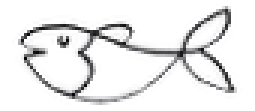
//> input picture Find_Hidden_Object/img/fish.png, 85 x 37 px (shown 3 times larger)
$ ./test ../img/fish.png ../img/fish.png   (built with g++ and OpenCV 4)
//> lines starting //> are read from the running program, lines starting //| are printed output that depends on the picture; after the words box and inside, x2 and y2 are one past the last pixel; in counts of white or black regions, pixels touching at a corner belong together
#include "opencv2/opencv.hpp"

typedef struct _Result
{
	double x = -1 ;
	double y = -1 ;
	int angle = 0 ;
	double scale = 1.0 ;
}Result ;

Result Test(cv::Mat input_template, cv::Mat input_background) ;
Result Find(cv::Mat input_template, cv::Mat input_background) ;


int main(int argc, char *argv[])
{
	if( argc != 3 )
	{
		printf("exe path_template path_background\n" );      // 옵션 문자열 출력
		return 1 ;
	}

	printf("template : %s\n", argv[1]) ;
	printf("back ground : %s\n", argv[2]) ;

	//read image
	//cv::Mat img = cv::imread("./img/find2.png") ;
	//cv::Mat tpl = cv::imread("./img/fish.png") ;
	cv::Mat tpl = cv::imread(argv[1]) ;
//> tpl is the input picture: 37 rows x 85 cols, CV_8UC3; mean B, G, R 234, 233.7, 233.8
	cv::Mat img = cv::imread(argv[2]) ;

	//bgr to gray
	cv::Mat img_gray ;
	cv::cvtColor(img, img_gray, cv::COLOR_BGR2GRAY) ;

	cv::Mat tpl_gray ;
	cv::cvtColor(tpl, tpl_gray, cv::COLOR_BGR2GRAY) ;

	//inverse
	img_gray = 255 - img_gray ;
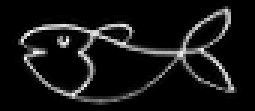
//> img_gray: 37 rows x 85 cols, CV_8UC1 (shown 3 times larger); min 0, max 250, mean 21.2
	tpl_gray = 255 - tpl_gray ;

	Result result = Test(tpl_gray, img_gray) ;

	/// Show Result
	cv::rectangle( img, cv::Point(result.x, result.y), cv::Point( result.x + tpl.cols , result.y + tpl.rows ), cv::Scalar(0,0,255), 2, 8, 0 );
	cv::imwrite( "result.png", img );

	return 0 ;
}

Result Test(cv::Mat input_template, cv::Mat input_background)
{
	/// Create the result matrix
	int result_cols =  input_background.cols - input_template.cols + 1;
//> result_cols = 1
	int result_rows = input_background.rows - input_template.rows + 1;
//> result_rows = 1

	cv::Mat result ;
	result.create( result_cols, result_rows, CV_32FC1 );

	/// Do the img and Normalize
	cv::matchTemplate( input_background, input_template, result, cv::TM_SQDIFF, input_template );
//> result = [0]

	/// Localizing the best match with minMaxLoc
	double minVal; double maxVal; cv::Point minLoc; cv::Point maxLoc;
	cv::Point matchLoc;

	cv::minMaxLoc( result, &minVal, &maxVal, &minLoc, &maxLoc, cv::Mat() );
//> minVal = 0; maxVal = 0; minLoc = Point(0, 0); maxLoc = Point(0, 0)

	matchLoc = minLoc;
//> matchLoc = Point(0, 0)
//> in main, `cv::rectangle( img, cv::Point(result.x, result.y), cv::Point( result.x..`:
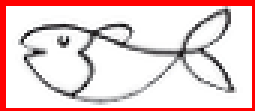
//> img: 37 rows x 85 cols, CV_8UC3 (shown 3 times larger); 11.35% of pixels changed, all inside (x1, y1, x2, y2) = (0, 0, 85, 37)

	Result ret ;
	ret.x = matchLoc.x ;
	ret.y = matchLoc.y ;

	return ret ;

}

Result Find(cv::Mat input_template, cv::Mat input_background)
{
	Result result ;

	// Alrogithm
	//..
	//

	return result ;
}

$ run again, with Find_Hidden_Object/img/sample1.png copied over Find_Hidden_Object/img/fish.png
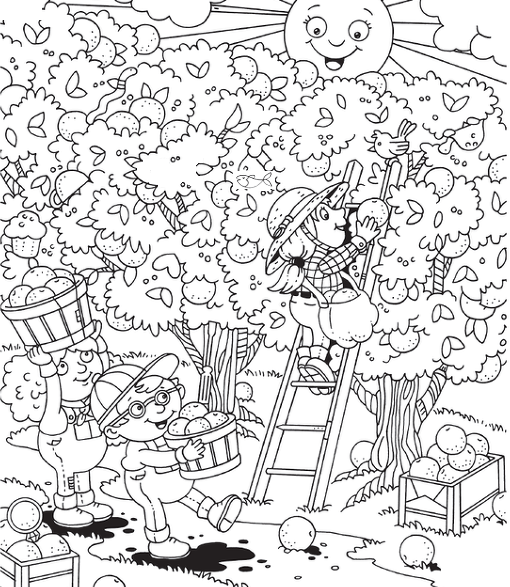
//> input picture Find_Hidden_Object/img/sample1.png, 510 x 587 px
//> tpl is the input picture: 587 rows x 510 cols, CV_8UC3; mean B, G, R 219.7, 219.2, 219.5
//> `img_gray = 255 - img_gray ;`:
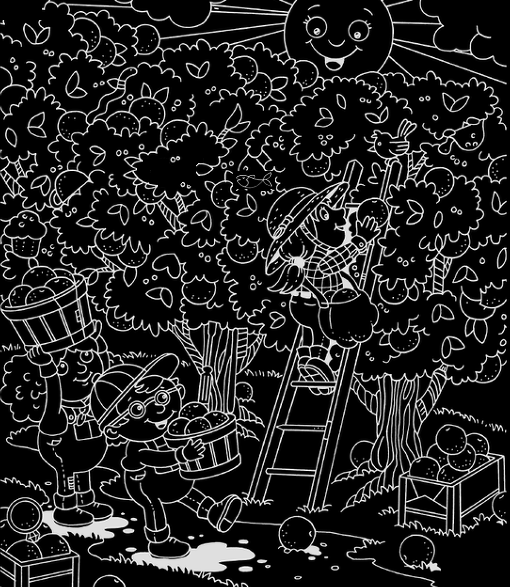
//> img_gray: 587 rows x 510 cols, CV_8UC1; min 0, max 255, mean 35.6
//> result = [0]
//> minVal = 0; minLoc = Point(0, 0)
//> `cv::rectangle( img, cv::Point(result.x, result.y), cv::Point( result.x..`:
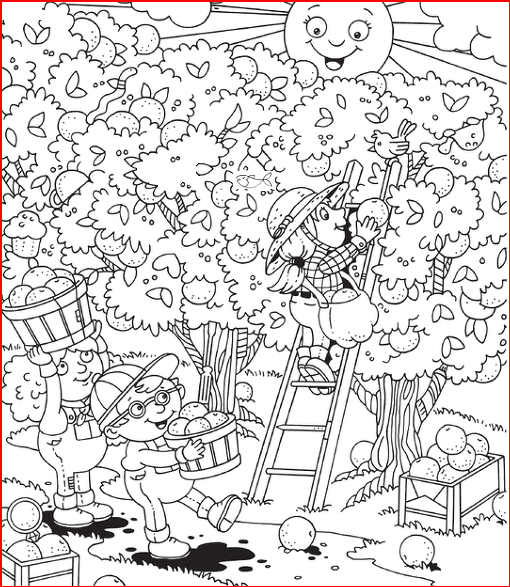
//> img: 587 rows x 510 cols, CV_8UC3; 1.1% of pixels changed, all inside (x1, y1, x2, y2) = (0, 0, 510, 587)

$ run again, with Find_Hidden_Object/img/sample2.png copied over Find_Hidden_Object/img/fish.png
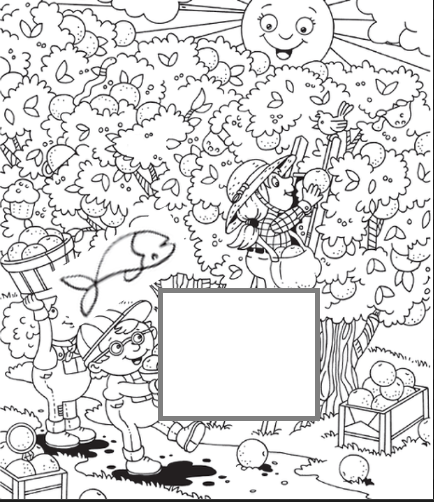
//> input picture Find_Hidden_Object/img/sample2.png, 434 x 502 px
//> tpl is the input picture: 502 rows x 434 cols, CV_8UC3; mean B, G, R 220.7, 220.3, 220.5
//> `img_gray = 255 - img_gray ;`:
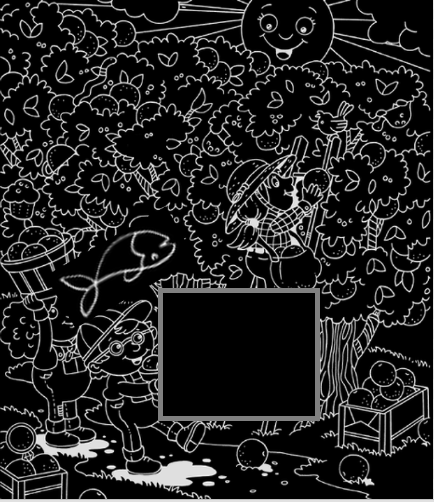
//> img_gray: 502 rows x 434 cols, CV_8UC1; min 0, max 251, mean 34.6
//> result = [0]
//> minVal = 0; minLoc = Point(0, 0)
//> `cv::rectangle( img, cv::Point(result.x, result.y), cv::Point( result.x..`:
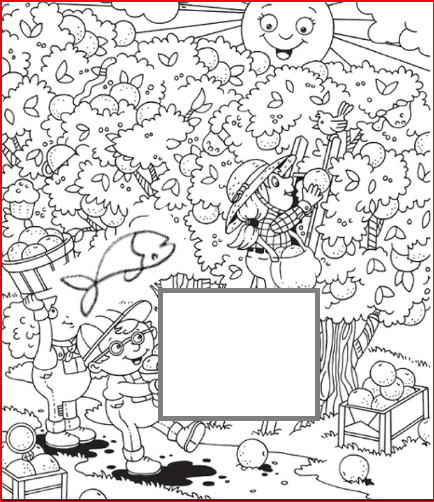
//> img: 502 rows x 434 cols, CV_8UC3; 1.28% of pixels changed, all inside (x1, y1, x2, y2) = (0, 0, 434, 502)
